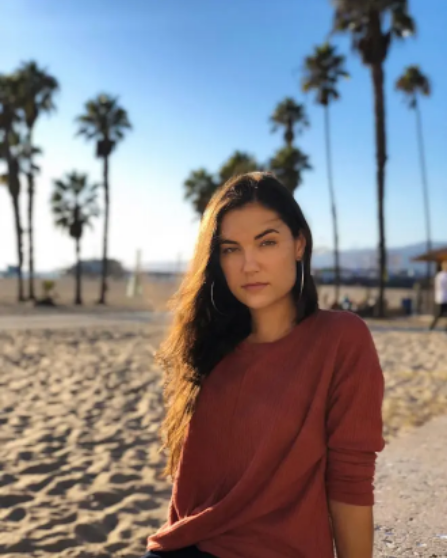
//> input picture lab3/image.png, 447 x 558 px
$ ./main ../image.png ../image.png   (built with g++ and OpenCV 4)
//> lines starting //> are read from the running program, lines starting //| are printed output that depends on the picture
#include <iostream>
#include <numbers>

#include <opencv4/opencv2/core.hpp>
#include <opencv4/opencv2/imgproc.hpp>
#include <opencv4/opencv2/highgui.hpp>


cv::Mat apply_effect(const cv::Mat& f, const cv::Mat& m, float lambda) {
    int w = f.cols;
    int h = f.rows;

    cv::Mat f_float, m_float;
    f.convertTo(f_float, CV_32F);
    m.convertTo(m_float, CV_32F);

    cv::Mat gradx, grady;
    cv::Sobel(f_float, gradx, CV_32F, 1, 0);
    cv::Sobel(f_float, grady, CV_32F, 0, 1);

    cv::Mat gx, gy;
    cv::multiply(gradx, m_float / 100., gx);
    cv::multiply(grady, m_float / 100., gy);

    cv::Mat f_complex;

    cv::merge(std::vector{f_float, cv::Mat(f_float.size(), f_float.type(), cv::Scalar{0})}, f_complex);
    cv::merge(std::vector{gx, cv::Mat(gx.size(), gx.type(), cv::Scalar{0})}, gx);
    cv::merge(std::vector{gy, cv::Mat(gy.size(), gy.type(), cv::Scalar{0})}, gy);

    cv::Mat Gx, Gy, F;
    cv::dft(gx, Gx);
    cv::dft(gy, Gy);
    cv::dft(f_complex, F);

    cv::Mat Dx(h, w, CV_32FC2, cv::Scalar(0, 0));
    cv::Mat Dy(h, w, CV_32FC2, cv::Scalar(0, 0));

    for (int y = 0; y < h; y++) {
        for (int x = 0; x < w; x++) {
            float imx = std::sin(2 * std::numbers::pi * x / static_cast<float>(w));
            float imy = std::sin(2 * std::numbers::pi * y / static_cast<float>(h));
            Dx.at<cv::Vec2f>(y, x) = cv::Vec2f(0, imx);
            Dy.at<cv::Vec2f>(y, x) = cv::Vec2f(0, imy);
        }
    }

    cv::Mat mul1, mul2, mul3, mul4, U;
    cv::Mat real_ones(h, w, CV_32FC2, cv::Scalar(1, 0));

    cv::mulSpectrums(Dx, Gx, mul1, 0);
    cv::mulSpectrums(Dy, Gy, mul2, 0);
    cv::mulSpectrums(Dx, Dx, mul3, 0);
    cv::mulSpectrums(Dy, Dy, mul4, 0);

    cv::divSpectrums(F - lambda * (mul1 + mul2), real_ones - lambda * (mul3 + mul4), U, 0);

    cv::Mat u;
    cv::idft(U, u, cv::DFT_SCALE | cv::DFT_REAL_OUTPUT);
    u.convertTo(u, CV_8U);

    return u;
}


int main(int argc, char const* argv[]) {
    if (argc != 3) {
        std::cerr << "wrong usage" << std::endl;
        return -1;
    }

    cv::Mat image = cv::imread(argv[1], cv::IMREAD_COLOR);
//> image is the input picture: 558 rows x 447 cols, CV_8UC3; mean B, G, R 134.2, 131.2, 135.8
    cv::Mat mask = cv::imread(argv[2], cv::IMREAD_GRAYSCALE);
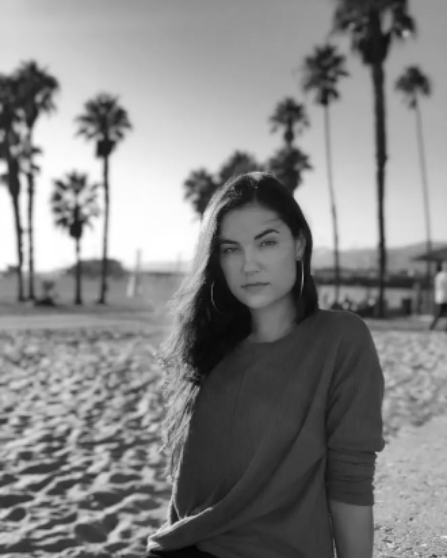
//> mask: 558 rows x 447 cols, CV_8UC1; min 4, max 255, mean 132.4

    if (image.empty() || mask.empty()) {
        std::cerr << "empty input" << std::endl;
        return -2;
    }

    std::vector<cv::Mat> channels;
    cv::split(image, channels);
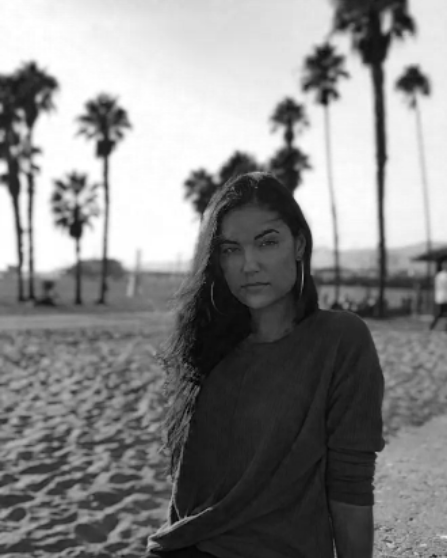
//> channels[0]: 558 rows x 447 cols, CV_8UC1; min 2, max 255, mean 134.2
    cv::Mat r = channels[0];
    cv::Mat g = channels[1];
    cv::Mat b = channels[2];

    float lambda = 0.5;
    r = apply_effect(r, mask, lambda);
    g = apply_effect(g, mask, lambda);
    b = apply_effect(b, mask, lambda);
//> call 3 of apply_effect, with lambda = 0.5
//> in apply_effect (call 3), `cv::Sobel(f_float, grady, CV_32F, 0, 1);`:
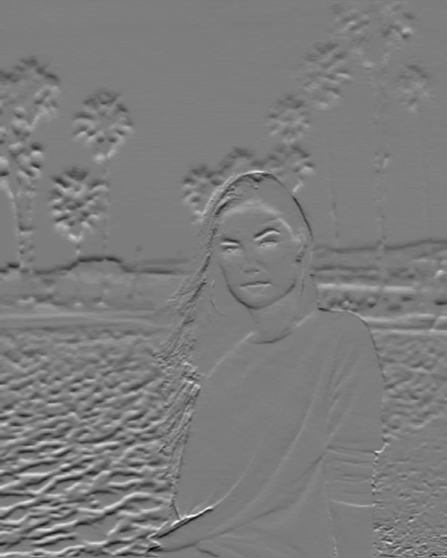
//> grady: 558 rows x 447 cols, CV_32FC1; min -503, max 525, mean 0; drawn with min black and max white
//> in apply_effect (call 3), `cv::multiply(gradx, m_float / 100., gx);`:
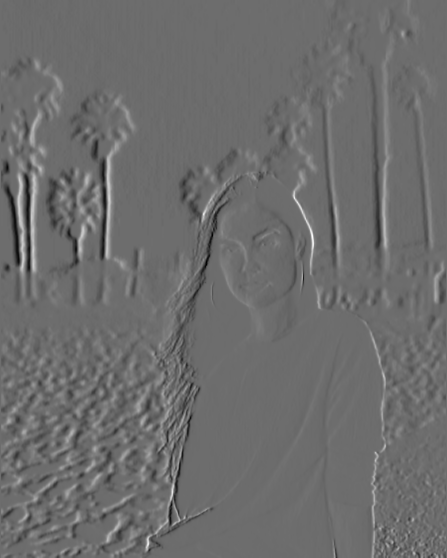
//> gx: 558 rows x 447 cols, CV_32FC1; min -654.6, max 875.9, mean -0.2; drawn with min black and max white
//> in apply_effect (call 3), `cv::idft(U, u, cv::DFT_SCALE | cv::DFT_REAL_OUTPUT);`:
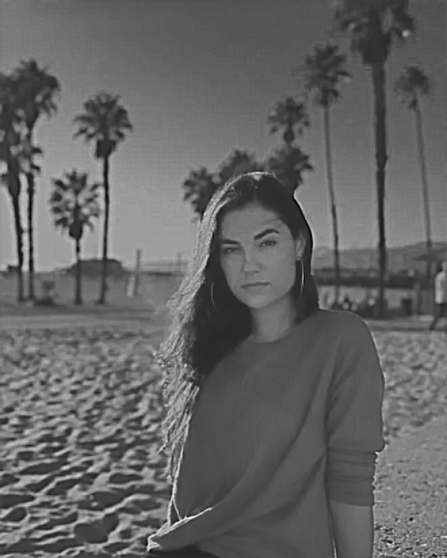
//> u: 558 rows x 447 cols, CV_32FC1; min -78.47, max 462.2, mean 135.8; drawn with min black and max white
//> in apply_effect (call 3), `u.convertTo(u, CV_8U);`:
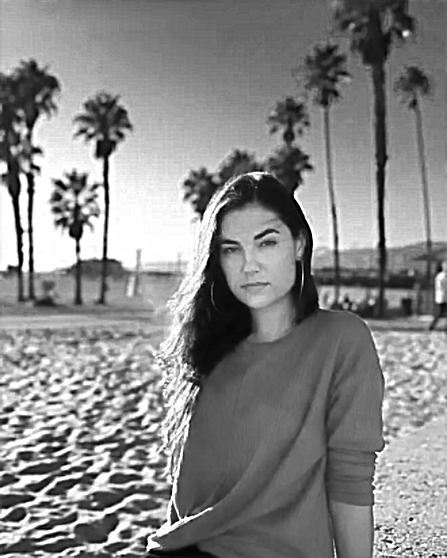
//> u: 558 rows x 447 cols, CV_8UC1; min 0, max 255, mean 134.8
    cv::Mat result;
    cv::merge(std::vector{r, g, b}, result);
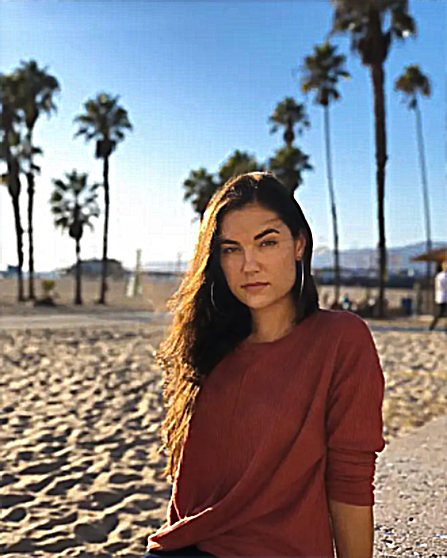
//> result: 558 rows x 447 cols, CV_8UC3; mean B, G, R 133.6, 130.6, 134.8

    cv::imshow("image", image);
    cv::imshow("result", result);
    cv::waitKey(0);

    return 0;
}
